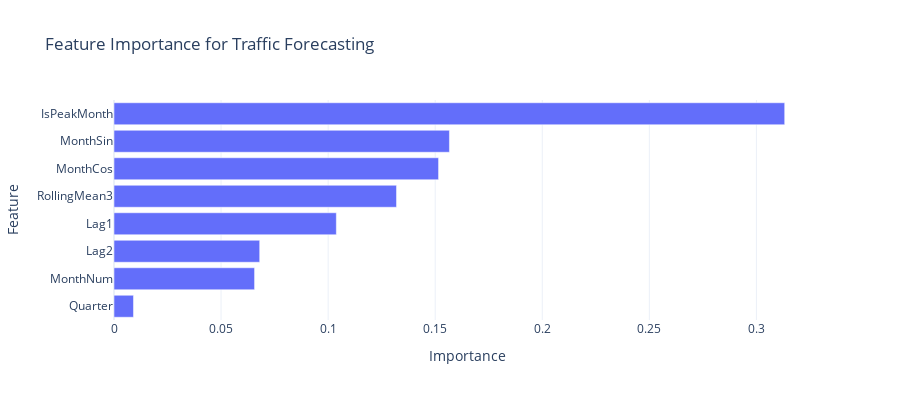

The notebook cell this image was saved under:
### Code cell
# Feature importance from Random Forest
importance = forecaster.get_feature_importance()
print('🎯 FEATURE IMPORTANCE')

fig = px.bar(importance, x='Importance', y='Feature', orientation='h',
             title='Feature Importance for Traffic Forecasting')
fig.update_layout(template='plotly_white', height=400, yaxis={'categoryorder':'total ascending'})
fig.show()

### Figure 1 — Plotly figure (JSON) as saved in the notebook; plotly's stock layout.template omitted (floating-point values rounded to 4 significant figures)
{"data": [{"hovertemplate": "Importance=%{x}<br>Feature=%{y}<extra></extra>", "legendgroup": "", "marker": {"color": "#636efa", "pattern": {"shape": ""}}, "name": "", "orientation": "h", "showlegend": false, "textposition": "auto", "type": "bar", "x": [0.3132, 0.1567, 0.1516, 0.1319, 0.1038, 0.06804, 0.06565, 0.009096], "xaxis": "x", "y": ["IsPeakMonth", "MonthSin", "MonthCos", "RollingMean3", "Lag1", "Lag2", "MonthNum", "Quarter"], "yaxis": "y"}], "layout": {"barmode": "relative", "height": 400, "legend": {"tracegroupgap": 0}, "title": {"text": "Feature Importance for Traffic Forecasting"}, "xaxis": {"anchor": "y", "domain": [0, 1], "title": {"text": "Importance"}}, "yaxis": {"anchor": "x", "categoryorder": "total ascending", "domain": [0, 1], "title": {"text": "Feature"}}}}
